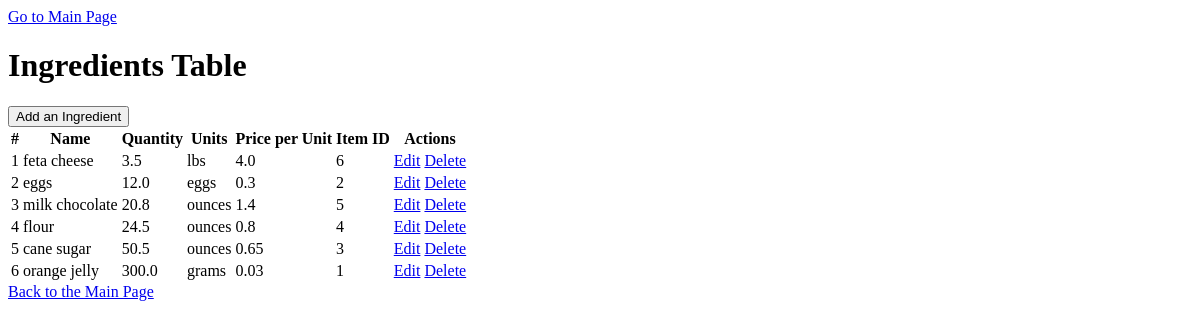
The app's page /table, older data.
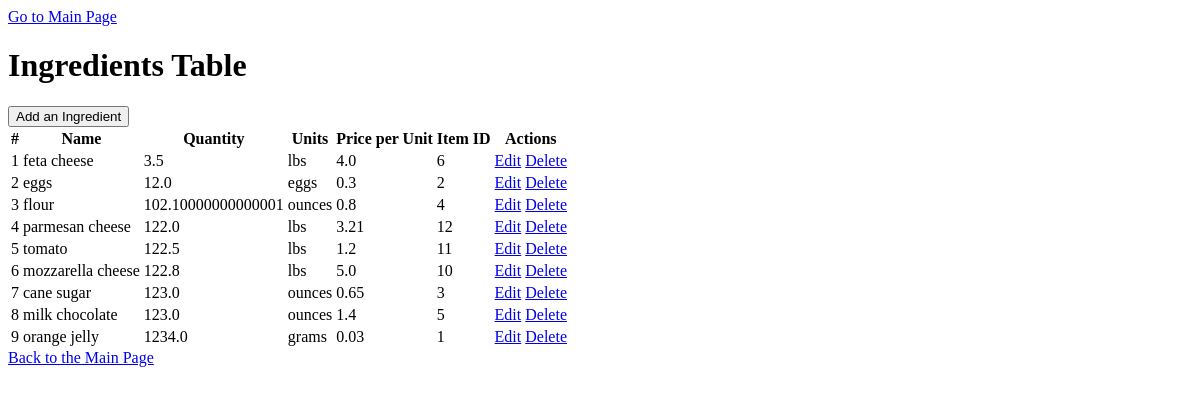
The same page, newer data.
### inventory/models.py (models this page shows, shortened)
class Ingredient(models.Model):
    name = models.CharField(max_length=100, unique=True)
    quantity = models.FloatField(default=0.0)
    unit = models.CharField(max_length=20)
    unit_price = models.FloatField(default=0.0)
    class Meta:
        ordering = ['quantity']

### inventory/views.py (the view)
# urls.py: path('table', views.ingredientTable, name='table'),
def ingredientTable(request):
    ingredients = Ingredient.objects.all()
    template = loader.get_template('inventory/one_more_table.html')
    context = {'ingredients': ingredients}
    return HttpResponse(template.render(context, request))

### inventory/templates/inventory/one_more_table.html (shortened to what this page needs)
{% extends 'base.html' %}
{% block content %}
<h1>Ingredients Table</h1>
<input
    type="button"
    value="Add an Ingredient"
    onclick='location.href="add_ingredient"'
/>
<table border="0">
    <thead>
        <tr>
            <th>#</th>
            <th>Name</th>
            <th>Quantity</th>
            <th>Units</th>
            <th>Price per Unit</th>
            <th>Item ID</th>
            <th colspan="2">Actions</th>
        </tr>
    </thead>
    <tbody>
        {% for item in ingredients %}
        <tr>
            <td>{{ forloop.counter }}</td>
            <td>{{ item.name }}</td>
            <td>{{ item.quantity }}</td>
            <td>{{ item.unit }}</td>
            <td>{{ item.unit_price }}</td>
            <td>{{ item.id }}</td>
            <td><a href="update/{{ item.id }}">Edit</a></td>
            <td><a href="delete/{{ item.id }}">Delete</a></td>
        </tr>
        {% endfor %}
    </tbody>
</table>
{% endblock %}

### inventory/templates/base.html (shortened to what this page needs)
<!doctype html>
<html lang="en">
<head>
</head>
<body>
    <div>
        <a href='{% url "index" %}'>Go to Main Page</a>
    </div>
    <div>
        {% block content %}
        {% endblock %}
    </div>
    <div>
        <a href='{% url 'index' %}'>Back to the Main Page</a>
    </div>
</body>
</html>

Row changes from the older to the newer data that the page shows:
changed Ingredient "flour": quantity "24.5" → "102.10000000000001"
added Ingredient: name "parmesan cheese", quantity "122.0", unit "lbs", unit_price "3.21", id "12"
added Ingredient: name "tomato", quantity "122.5", unit "lbs", unit_price "1.2", id "11"
added Ingredient: name "mozzarella cheese", quantity "122.8", unit "lbs", unit_price "5.0", id "10"
changed Ingredient "cane sugar": quantity "50.5" → "123.0"
changed Ingredient "milk chocolate": quantity "20.8" → "123.0"; moves down the list
changed Ingredient "orange jelly": quantity "300.0" → "1234.0"
